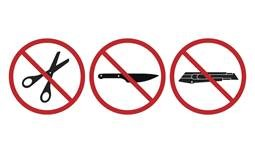
#> input picture candidates/prohibido2.png, 255 x 153 px
$ python -i extract_candidates.py   (imports and definitions only)
#> lines starting #> are read from the running program, lines starting #| are printed output that depends on the picture; after the words box and inside, x2 and y2 are one past the last pixel; in counts of white or black regions, pixels touching at a corner belong together
import fitz  # PyMuPDF
import os
import io
from PIL import Image
import numpy as np
import cv2
import logging
from typing import Tuple
from skimage.feature import local_binary_pattern


# [1 line not run here, left out]
logger = logging.getLogger(__name__)

def fallback_logo_detection(image: np.ndarray) -> Tuple[bool, float]:
    height, width = image.shape[:2]
#> height = 153; width = 255
    if not (50 <= max(height, width) <= 300):
        return False, 0.0

    # Convertir a gris si es RGB
    if len(image.shape) == 3:
        gray = cv2.cvtColor(image, cv2.COLOR_RGB2GRAY)
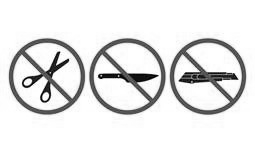
#> gray: shape (153, 255); min 0, max 255, mean 229.2
    else:
        gray = image

    # 1. Detección de bordes con Canny
    edges = cv2.Canny(gray, 50, 150)
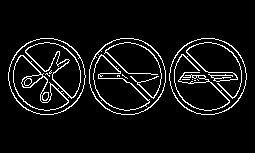
#> edges: shape (153, 255); 6.8% white in thin lines or dots, all inside (x1, y1, x2, y2) = (8, 38, 247, 115)
    edge_ratio = np.sum(edges > 0) / (height * width)
#> edge_ratio = 0.0678

    # 2. Conteo de contornos
    contours, _ = cv2.findContours(edges, cv2.RETR_EXTERNAL, cv2.CHAIN_APPROX_SIMPLE)
#> contours = 3 contours; box (x1, y1, x2, y2) and area: (169, 38, 247, 115) 4618, (8, 38, 86, 115) 4607, (89, 38, 166, 115) 4596
    contour_count = len(contours)
#> contour_count = 3

    # 3. Textura con LBP
    radius = 3
    n_points = 8 * radius
    lbp = local_binary_pattern(gray, n_points, radius, method="uniform")
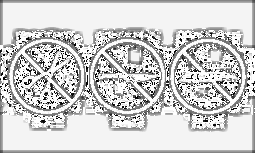
#> lbp: shape (153, 255) float64; min 0, max 25, mean 20.2; drawn with min black and max white
    lbp_hist, _ = np.histogram(lbp.ravel(), bins=np.arange(0, n_points + 3), range=(0, n_points + 2))
#> lbp_hist = 26 values, max 14906 at index 24, min 159 at index 3, mean 1500.6
    lbp_hist = lbp_hist.astype(float) / lbp_hist.sum()  # normalizar
#> lbp_hist = 26 values, max 0.382 at index 24, min 0.00408 at index 3, mean 0.0385

    # Medida simple de uniformidad: sumatoria de bins más altas
    uniformity = lbp_hist[0] + lbp_hist[1]  # suma de patrones muy comunes (fondo uniforme)
#> uniformity = 0.0305

    # 4. Histograma de colores para detectar homogeneidad (solo si imagen es RGB)
    color_var = 0
    if len(image.shape) == 3:
        color_var = np.mean(np.var(image, axis=(0,1)))
#> color_var = 3637.4

    # 5. Combinar en score
    # Mayor edge_ratio, más contornos, menos uniformidad y mayor varianza color = más probable logo
    score = (
        0.4 * min(edge_ratio * 3, 1.0) +
        0.3 * min(contour_count / 30, 1.0) +
        0.2 * (1 - uniformity) +
        0.1 * min(color_var / 1000, 1.0)
    )
#> score = 0.405

    is_logo = score > 0.5  # umbral ajustable
#> is_logo = False

    return is_logo, score

def extract_images(pdf_path: str, output_dir: str):
    os.makedirs(output_dir, exist_ok=True)
    doc = fitz.open(pdf_path)
    count = 0
    for page_num in range(len(doc)):
        page = doc[page_num]
        image_list = page.get_images(full=True)
        logger.info(f"Página {page_num+1}: {len(image_list)} imágenes encontradas")
        for img_index, img in enumerate(image_list):
            xref = img[0]
            base_image = page.parent.extract_image(xref)
            image_bytes = base_image["image"]
            pil_image = Image.open(io.BytesIO(image_bytes)).convert("RGB")
            image_array = np.array(pil_image)

            is_logo, score = fallback_logo_detection(image_array)

            label_hint = "logo_candidate" if is_logo else "no_logo_candidate"
            filename = f"page{page_num+1}_img{img_index}_{label_hint}_{score:.2f}.png"
            save_path = os.path.join(output_dir, filename)
            pil_image.save(save_path)
            count += 1
    logger.info(f"Extraídas {count} imágenes en {output_dir}")

# [9 lines not run here, left out]

>>> import cv2
>>> picture = cv2.cvtColor(cv2.imread('candidates/prohibido2.png'), cv2.COLOR_BGR2RGB)
>>> result = fallback_logo_detection(picture)
#> result = (False, 0.405)
